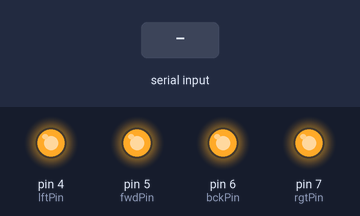
Simulated run of this sketch. Board: Arduino Uno, built with avr-gcc and run on an emulated ATmega328P. Parts: output pins drawn as LEDs (lit = HIGH). Inputs (shaded band) come from the test bench. What the sketch prints to the serial monitor is not drawn.

Above: at 1.2 s.
1.3 s: "7" received over Serial
At 1.6 s:
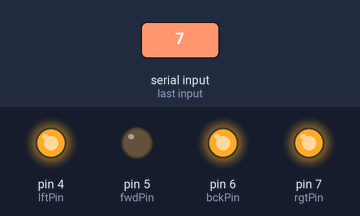
2.8 s: "6" received over Serial
At 4.0 s:
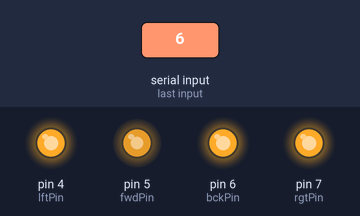
4.3 s: "4" received over Serial
At 5.2 s:
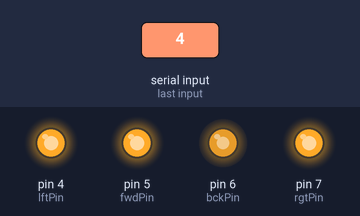
5.8 s: "7" received over Serial
At 6.2 s:
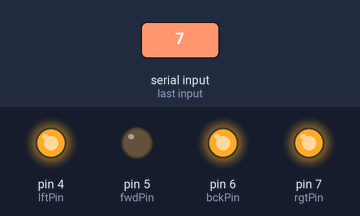
Timing chart, 0 to 8.3 s (numbered marks = the images above; inputs shaded):
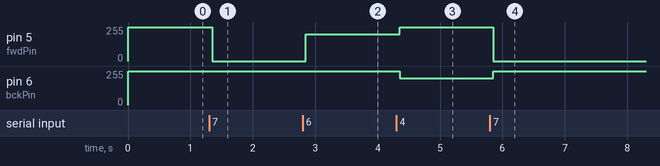

Measured:
- after the input at 1.3 s, pin 5 (fwdPin): 255/255 → 0/255 after 0.05 s
- after the input at 2.8 s, pin 5 (fwdPin): 0/255 → 200/255 after 0.05 s
- after the input at 4.3 s, pin 5 (fwdPin): 200/255 → 255/255 after 0.05 s; pin 6 (bckPin): 255/255 → 200/255 after 0.05 s
- after the input at 5.8 s, pin 5 (fwdPin): 255/255 → 0/255 after 0.05 s; pin 6 (bckPin): 200/255 → 255/255 after 0.05 s

The sketch:

serialArd.ino
```cpp
int fwdPin = 5;
int bckPin = 6;
int lftPin = 4;
int rgtPin = 7;

String input;

void fwd1()
{

}
void fwd2()
{

}
void stp()
{

}
void bck()
{

}
void left()
{

}
void right()
{

}
void centre()
{

}

void setup()
{
  Serial.setTimeout(50);
  Serial.begin(9600);
  while(!Serial){;}

  pinMode(fwdPin, OUTPUT);
  pinMode(bckPin, OUTPUT);
  pinMode(lftPin, OUTPUT);
  pinMode(rgtPin, OUTPUT);

  digitalWrite(fwdPin, 1);
  digitalWrite(bckPin, 1);
  digitalWrite(lftPin, 1);
  digitalWrite(rgtPin, 1);
}

void loop()
{
  if(Serial.available() > 0)
  {
    input = Serial.readString();

    Serial.println(input[1]);

    if(input[0] == '7') //sp2
      {
        digitalWrite(fwdPin, 0);
        digitalWrite(bckPin, 1);
      }
    else if(input[0] == '6') //sp1
     {
        analogWrite(fwdPin, 200);
        digitalWrite(bckPin, 1);
     }
    else if(input[0] == '5') //sp0
      {
        digitalWrite(fwdPin, 1);
        digitalWrite(bckPin, 1);
      }
    else if(input[0] == '4') //sp-1
     {
      analogWrite(bckPin, 200);
      digitalWrite(fwdPin, 1);
     }
     if(input[1] == '3') //st1
     {
      digitalWrite(lftPin, 0);
      digitalWrite(rgtPin, 1);
     }
    else if(input[1] == '2') //st0
     {
      digitalWrite(lftPin, 1);
      digitalWrite(rgtPin, 1);
     }
    else if(input[1] == '1') //st-1
     {
      digitalWrite(lftPin, 1);
      digitalWrite(rgtPin, 0);
     }
  }
}
```
